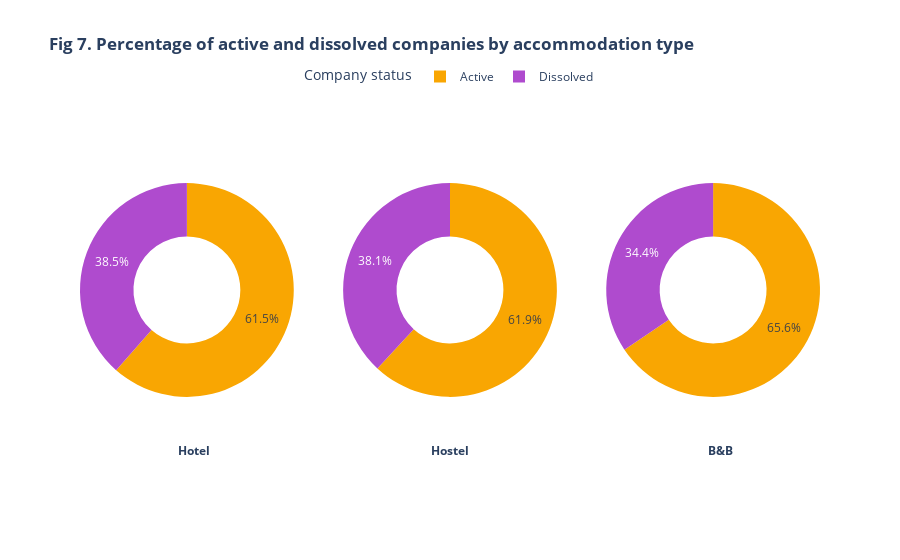

This figure's notebook cell:
### Code cell
# Visualize hotel companies by accommodation type and company status
hotel_status_fig = make_subplots(rows=1, cols=3,
                    specs=[[{'type':'domain'},
                            {'type':'domain'},
                            {'type':'domain'}]])
hotel_status_fig.add_trace(go.Pie(labels=company_status_df[company_status_df['category']=='Hotel']['company_status'],
                     values=company_status_df[company_status_df['category']=='Hotel']['total_companies'],
                     name="Hotel",
                     marker_colors=['#F9A602', '#AF4BCE']), 1, 1)
hotel_status_fig.add_trace(go.Pie(labels=company_status_df[company_status_df['category']=='Hostel']['company_status'],
                     values=company_status_df[company_status_df['category']=='Hostel']['total_companies'],
                     name="Hostel",
                     marker_colors=['#F9A602', '#AF4BCE']), 1, 2)
hotel_status_fig.add_trace(go.Pie(labels=company_status_df[company_status_df['category']=='B&B']['company_status'],
                     values=company_status_df[company_status_df['category']=='B&B']['total_companies'],
                     name="B&B",
                     marker_colors=['#F9A602', '#AF4BCE']), 1, 3)

hotel_status_fig.update_traces(hole=0.5, hoverinfo="label+percent+name")

hotel_status_fig.update_layout(
    title="<b> Fig 7. Percentage of active and dissolved companies by accommodation type<b>",
    legend=dict(
        orientation='h',
        x=0.3,
        y=1.1,
        title='Company status',
        bgcolor='rgba(255, 255, 255, 0)',
        bordercolor='rgba(255, 255, 255, 0)'
    ),
    annotations=[dict(text='<b>Hotel<b>', x=0.13, y=0.05, font_size=12, showarrow=False),
                 dict(text='<b>Hostel<b>', x=0.5, y=0.05, font_size=12, showarrow=False),
                 dict(text='<b>B&B<b>', x=0.885, y=0.05, font_size=12, showarrow=False)],
    plot_bgcolor='rgba(0, 0, 0, 0)',
    paper_bgcolor='rgba(0, 0, 0, 0)',
    uniformtext_minsize=8,
    uniformtext_mode='show'
)

hotel_status_fig.show()

### Figure 1 — Plotly figure (JSON) as saved in the notebook; plotly's stock layout.template omitted (floating-point values rounded to 4 significant figures)
{"data": [{"domain": {"x": [0, 0.2889], "y": [0, 1]}, "hole": 0.5, "hoverinfo": "label+percent+name", "labels": ["Active", "Dissolved"], "marker": {"colors": ["#F9A602", "#AF4BCE"]}, "name": "Hotel", "type": "pie", "values": [171, 107]}, {"domain": {"x": [0.3556, 0.6444], "y": [0, 1]}, "hole": 0.5, "hoverinfo": "label+percent+name", "labels": ["Active", "Dissolved"], "marker": {"colors": ["#F9A602", "#AF4BCE"]}, "name": "Hostel", "type": "pie", "values": [125, 77]}, {"domain": {"x": [0.7111, 1], "y": [0, 1]}, "hole": 0.5, "hoverinfo": "label+percent+name", "labels": ["Active", "Dissolved"], "marker": {"colors": ["#F9A602", "#AF4BCE"]}, "name": "B&B", "type": "pie", "values": [80, 42]}], "layout": {"annotations": [{"font": {"size": 12}, "showarrow": false, "text": "<b>Hotel<b>", "x": 0.13, "y": 0.05}, {"font": {"size": 12}, "showarrow": false, "text": "<b>Hostel<b>", "x": 0.5, "y": 0.05}, {"font": {"size": 12}, "showarrow": false, "text": "<b>B&B<b>", "x": 0.885, "y": 0.05}], "legend": {"bgcolor": "rgba(255, 255, 255, 0)", "bordercolor": "rgba(255, 255, 255, 0)", "orientation": "h", "title": {"text": "Company status"}, "x": 0.3, "y": 1.1}, "paper_bgcolor": "rgba(0, 0, 0, 0)", "plot_bgcolor": "rgba(0, 0, 0, 0)", "title": {"text": "<b> Fig 7. Percentage of active and dissolved companies by accommodation type<b>"}, "uniformtext": {"minsize": 8, "mode": "show"}}}
